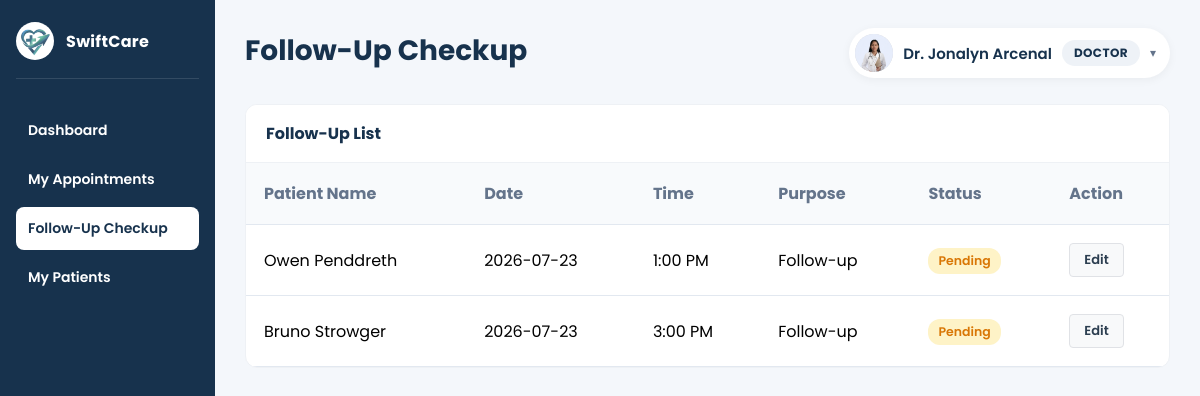
Page /view/doctor/doctor_followup.php (signed in) on the committed database.
### tables this page shows
CREATE TABLE `doctors` (
  `id` int(11) NOT NULL,
  `user_id` int(11) NOT NULL,
  `specialization` varchar(100) DEFAULT NULL,
  `license_number` varchar(50) DEFAULT NULL,
  `schedule_days` varchar(200) DEFAULT NULL,
  `schedule_time_start` varchar(20) DEFAULT NULL,
  `schedule_time_end` varchar(20) DEFAULT NULL
);

CREATE TABLE `users` (
  `id` int(11) NOT NULL,
  `role` enum('admin','doctor','patient') NOT NULL,
  `first_name` varchar(100) NOT NULL,
  `last_name` varchar(100) NOT NULL,
  `email` varchar(100) NOT NULL,
  `username` varchar(100) DEFAULT NULL,
  `profile_photo` varchar(255) DEFAULT NULL,
  `password` varchar(255) NOT NULL,
  `created_at` timestamp NOT NULL DEFAULT current_timestamp()
);

CREATE TABLE `appointments` (
  `id` int(11) NOT NULL,
  `patient_id` int(11) NOT NULL,
  `doctor_id` int(11) NOT NULL,
  `appointment_date` date NOT NULL,
  `appointment_time` varchar(20) NOT NULL,
  `purpose` text DEFAULT NULL,
  `complaint` varchar(150) DEFAULT NULL,
  `consultation_type` enum('Online','In Person') NOT NULL DEFAULT 'In Person',
  `status` enum('pending','confirmed','completed','cancelled','missed') DEFAULT 'pending',
  `created_at` timestamp NOT NULL DEFAULT current_timestamp(),
  `admin_checked` tinyint(1) DEFAULT 0
);

### model/User.php (called while the page is built, shortened)
<?php
class User {
    private $conn;
    function __construct($db){
        $this->conn = $db;
    }
    function getUserById($id){
        $query = "SELECT u.*, d.specialization, d.license_number, d.schedule_days, d.schedule_time_start, d.schedule_time_end
                  FROM users u
                  LEFT JOIN doctors d ON d.user_id = u.id
                  WHERE u.id = :id";
        $stmt = $this->conn->prepare($query);
        $stmt->bindParam(":id", $id);
        $stmt->execute();
        return $stmt->fetch(PDO::FETCH_ASSOC);
    }
}

### model/Appointment.php (called while the page is built, shortened)
<?php
class Appointment {
    private $conn;
    function __construct($db){
        $this->conn = $db;
    }
    function getDoctorFollowUps($doctor_id){
        $query = "SELECT a.*,
                CONCAT(p.first_name, ' ', p.last_name) as patient_name, p.phone, p.email
                FROM appointments a
                LEFT JOIN patients p ON a.patient_id = p.id
                WHERE a.doctor_id = :doctor_id AND DATE(a.appointment_date) >= CURDATE() AND a.purpose = 'Follow-up' AND a.status = 'pending'
                ORDER BY a.appointment_date ASC, a.appointment_time ASC";
        $stmt = $this->conn->prepare($query);
        $stmt->bindParam(":doctor_id", $doctor_id);
        $stmt->execute();
        return $stmt;
    }
}

### view/doctor/doctor_followup.php (the view, shortened to what this page needs)
<?php
require_once 'C:\xampp\htdocs\clinic1\model\Appointment.php';
require_once 'C:\xampp\htdocs\clinic1\model\User.php';
$database = new Database();
$conn = $database->connect();
$appointment_model = new Appointment($conn);
$user_model = new User($conn);
$doctor_id = $_SESSION['user_id'];
$doctor_info = $user_model->getUserById($doctor_id);
$followups = $appointment_model->getDoctorFollowUps($doctor_id);
$edit_id = $_GET['edit'] ?? 0;
$edit_appointment = null;
$edit_consultation = null;
$edit_medicines = null;
$edit_recommendations = null;
?>
<!DOCTYPE html>
<html lang="en">
<head>
    <link rel="stylesheet" href="../css/doctor.css">
</head>
<body>
<div class="dashboard-container">
    <aside class="sidebar">
        <div class="sidebar-top">
            <img src="http://localhost/clinic1/img/logo.png" class="sidebar-logo">
            <div class="sidebar-clinic-name">
                <h2>SwiftCare</h2>
            </div>
        </div>
        <nav class="sidebar-menu">
            <a href="http://localhost/clinic1/view/doctor/doctor_dashboard.php" class="menu-item">Dashboard</a>
            <a href="http://localhost/clinic1/view/doctor/doctor_appointments.php" class="menu-item">My Appointments</a>
            <a href="http://localhost/clinic1/view/doctor/doctor_followup.php" class="menu-item active">Follow-Up Checkup</a>
            <a href="http://localhost/clinic1/view/doctor/doctor_patients.php" class="menu-item">My Patients</a>
        </nav>
    </aside>
    <main class="main-content">
        <header class="topbar">
            <div class="topbar-left">
                <div class="clinic-text">
                    <h1>Follow-Up Checkup</h1>
                </div>
            </div>
            <div class="user-menu">
                <button type="button" class="user-menu-toggle" onclick="toggleUserMenu(this)">
                    <?php if(!empty($doctor_info['profile_photo'])): ?>
                    <img src="http://localhost/clinic1/uploads/<?php echo $doctor_info['profile_photo']; ?>" class="user-avatar" style="object-fit: cover;">
                    <?php else: ?>
                    <div class="user-avatar"></div>
                    <?php endif; ?>
                    <span class="user-name">Dr. <?php echo $_SESSION['name']; ?></span>
                    <span class="user-role-badge">Doctor</span>
                    <span class="dropdown-arrow">&#9662;</span>
                </button>
            </div>
        </header>
        <?php if($edit_id > 0 && $edit_appointment): ?>
        <section class="table-section" style="margin-bottom: 30px;">
            <div class="section-header">
                Appointment Information
            </div>
            <div class="info-grid" style="padding: 25px;">
                <div class="info-item"><label>Patient Name</label><span><?php echo $edit_appointment['patient_name']; ?></span></div>
                <div class="info-item"><label>Follow-Up Date</label><span><?php echo $edit_appointment['appointment_date']; ?></span></div>
                <div class="info-item"><label>Time</label><span><?php echo $edit_appointment['appointment_time']; ?></span></div>
                <div class="info-item"><label>Status</label><span class="status <?php echo $edit_appointment['status']; ?>"><?php echo ucfirst($edit_appointment['status']); ?></span></div>
            </div>
        </section>
        <?php if($edit_consultation): ?>
        <form method="POST" action="http://localhost/clinic1/controller/FollowUpController.php">
            <input type="hidden" name="appointment_id" value="<?php echo $edit_id; ?>">
            <section class="table-section" style="margin-bottom: 30px; background: #f8fafc; border: 1px solid #e2e8f0;">
                <div class="section-header">Prescription (Check when done)</div>
                <?php if($edit_medicines && $edit_medicines->rowCount() > 0): ?>
                <div style="padding: 0 25px 25px;">
                    <label style="display:block; margin-bottom:10px; font-weight:600; color:#17324d;">Medicines</label>
                    <?php while($med = $edit_medicines->fetch(PDO::FETCH_ASSOC)):
                        $is_done = isset($med['is_done']) ? $med['is_done'] : 0;
                        $bg=$is_done?'#f0fdf4':'white'; $bd=$is_done?'1px solid #86efac':'none'; $tc=$is_done?'#15803d':'inherit'; $tw=$is_done?'600':'normal';
                    ?>
                    <div style="margin-bottom:8px; padding:10px 15px; background:<?php echo $bg;?>; border:<?php echo $bd;?>; border-radius:6px; display:flex; align-items:center; gap:12px;">
                        <input type="checkbox" name="medicines_done[]" value="<?php echo $med['id']; ?>" <?php echo $is_done ? 'checked' : ''; ?> style="width:18px; height:18px; accent-color:#16a34a;">
                        <span style="flex:1; color:<?php echo $tc;?>; font-weight:<?php echo $tw;?>;"><?php echo $med['medicine_name']; ?> - <?php echo $med['dosage']; ?> x <?php echo $med['frequency']; ?> for <?php echo $med['duration']; ?></span>
                        <?php if($is_done): ?><span style="color:#16a34a;font-weight:bold;">✓</span><?php endif; ?>
                    </div>
                    <?php endwhile; ?>
                </div>
                <?php endif; ?>
                <?php if($edit_recommendations && $edit_recommendations->rowCount() > 0): ?>
                <div style="padding: 0 25px 25px;">
                    <label style="display:block; margin-bottom:10px; font-weight:600; color:#17324d;">Recommendations</label>
                    <?php while($rec = $edit_recommendations->fetch(PDO::FETCH_ASSOC)):
                        $is_done = isset($rec['is_done']) ? $rec['is_done'] : 0;
                        $bg=$is_done?'#f0fdf4':'white'; $bd=$is_done?'1px solid #86efac':'none'; $tc=$is_done?'#15803d':'inherit'; $tw=$is_done?'600':'normal';
                    ?>
                    <div style="margin-bottom:8px; padding:10px 15px; background:<?php echo $bg;?>; border:<?php echo $bd;?>; border-radius:6px; display:flex; align-items:center; gap:12px;">
                        <input type="checkbox" name="recommendations_done[]" value="<?php echo $rec['id']; ?>" <?php echo $is_done ? 'checked' : ''; ?> style="width:18px; height:18px; accent-color:#16a34a;">
                        <span style="flex:1; color:<?php echo $tc;?>; font-weight:<?php echo $tw;?>;"><?php echo $rec['recommendation']; ?></span>
                        <?php if($is_done): ?><span style="color:#16a34a;font-weight:bold;">✓</span><?php endif; ?>
                    </div>
                    <?php endwhile; ?>
                </div>
                <?php endif; ?>
                <?php if((!$edit_medicines || $edit_medicines->rowCount() == 0) && (!$edit_recommendations || $edit_recommendations->rowCount() == 0)): ?>
                <p style="padding: 0 25px 25px; color: #64748b;">No prescription items on record for this patient yet.</p>
                <?php endif; ?>
            </section>
            <div class="btn-row" style="padding: 0 0 25px;">
                <button type="submit" name="savePrescription" class="save-btn">Save</button>
            </div>
        </form>
        <?php else: ?>
        <section class="table-section">
            <div class="section-header">Prescription</div>
            <p style="padding: 25px; color: #64748b;">No previous consultation found for this patient.</p>
        </section>
        <?php endif; ?>
        <?php else: ?>
        <section class="table-section">
            <div class="section-header">Follow-Up List</div>
            <table class="appointment-table">
                <thead><tr><th>Patient Name</th><th>Date</th><th>Time</th><th>Purpose</th><th>Status</th><th>Action</th></tr></thead>
                <tbody>
                    <?php if ($followups->rowCount() > 0): ?>
                        <?php while ($row = $followups->fetch(PDO::FETCH_ASSOC)): ?>
                        <tr>
                            <td><?php echo $row['patient_name']; ?></td>
                            <td><?php echo $row['appointment_date']; ?></td>
                            <td><?php echo $row['appointment_time']; ?></td>
                            <td><?php echo $row['purpose']; ?></td>
                            <td><span class="status <?php echo $row['status']; ?>"><?php echo ucfirst($row['status']); ?></span></td>
                            <td><a href="http://localhost/clinic1/view/doctor/doctor_followup.php?edit=<?php echo $row['id']; ?>" class="action-btn view-btn">Edit</a></td>
                        </tr>
                        <?php endwhile; ?>
                    <?php else: ?>
                        <tr><td colspan="6" style="text-align: center; color: #64748b;">No follow-up appointments</td></tr>
                    <?php endif; ?>
                </tbody>
            </table>
        </section>
        <?php endif; ?>
    </main>
</div>
</body>
</html>

### view/css/doctor.css (style rules this page uses)
:root { --primary-color: #2c3e50; --primary-hover: #34495e; --header-color: #17324d; --bg-light: #f8f9fa; --border-color: #e0e2e6; --label-color: #1f2430; --hint-color: #7a7f8a; }
* { margin: 0; padding: 0; box-sizing: border-box; font-family: 'Poppins', sans-serif; }
body { background: #f4f7fb; }
.dashboard-container { display: flex; min-height: 100vh; }
.sidebar { width: 215px; background: #17324d; color: white; padding: 22px 16px; }
.sidebar-top { display: flex; align-items: center; gap: 12px; text-align: left; padding-bottom: 18px; border-bottom: 1px solid rgba(255, 255, 255, 0.12); }
.sidebar-logo { width: 38px; height: 38px; object-fit: cover; border-radius: 50%; background: white; padding: 3px; flex-shrink: 0; }
.sidebar-clinic-name h2 { font-size: 16px; font-weight: 700; letter-spacing: 0.3px; }
.sidebar-menu { margin-top: 30px; display: flex; flex-direction: column; gap: 6px; }
.menu-item { text-decoration: none; color: white; padding: 11px 12px; border-radius: 8px; transition: 0.25s; display: block; border: none; background: none; width: 100%; text-align: left; cursor: pointer; font-size: 14px; font-weight: 600; }
.menu-item.active { background: white; color: var(--header-color); font-weight: 600; }
.main-content { flex: 1; padding: 28px 30px; }
.topbar { display: flex; justify-content: space-between; align-items: center; margin-bottom: 26px; }
.topbar-left { display: flex; align-items: center; gap: 15px; }
.clinic-text h1 { font-size: 28px; color: #17324d; margin-bottom: 4px; }
.user-menu { position: relative; }
.user-menu-toggle { display: flex; align-items: center; gap: 10px; background: white; border: none; padding: 6px 14px 6px 6px; border-radius: 30px; cursor: pointer; box-shadow: 0 2px 10px rgba(0, 0, 0, 0.05); font-family: inherit; }
.user-avatar { width: 38px; height: 38px; border-radius: 50%; background: #d9d9d9; flex-shrink: 0; }
.user-name { font-weight: 600; color: #17324d; font-size: 15px; }
.user-role-badge { background: #eef2f7; color: #17324d; padding: 4px 12px; border-radius: 20px; font-size: 12px; font-weight: 700; text-transform: uppercase; letter-spacing: 0.4px; }
.dropdown-arrow { color: #64748b; font-size: 12px; transition: transform 0.2s ease; }
.table-section { background: white; border-radius: 12px; overflow: hidden; margin-bottom: 30px; border: 1px solid #eef1f5; }
.section-header { background: #ffffff; color: #17324d; padding: 16px 20px; font-size: 16px; font-weight: 700; border-bottom: 1px solid #eef1f5; }
.appointment-table { width: 100%; border-collapse: collapse; }
.appointment-table th, .appointment-table td { padding: 18px; border-bottom: 1px solid #e2e8f0; text-align: left; }
.appointment-table th { background: #f8fafc; color: #64748b; }
.status { display: inline-block; padding: 4px 10px; border-radius: 12px; font-size: 12.5px; font-weight: 600; }
.status.pending { background: #fef3c7; color: #d97706; }
.action-btn { padding: 6px 14px; border-radius: 4px; font-size: 13px; font-weight: 600; text-decoration: none; display: inline-block; transition: all 0.15s ease; }
.action-btn.view-btn { background: var(--bg-light); border: 1px solid var(--border-color); color: var(--primary-color); }

### rows in the picture
doctors: user.profile_photo (picture)
appointments: patient_name "Owen Penddreth", appointment_date "2026-07-23", appointment_time "1:00 PM", purpose "Follow-up", status "Pending"
appointments: patient_name "Bruno Strowger", appointment_date "2026-07-23", appointment_time "3:00 PM", purpose "Follow-up", status "Pending"

### other values in the picture
$_SESSION['name'] "Jonalyn Arcenal"
